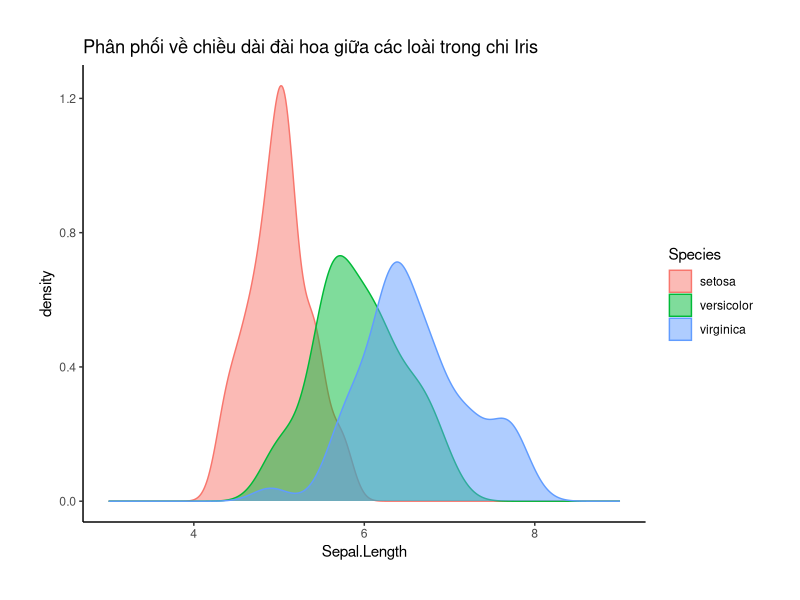

Source code (R):
library(ggplot2)
ggplot(data = iris, aes(x = Sepal.Length, color = Species, fill = Species)) +
  geom_density(alpha = 0.5) +
  scale_x_continuous(limits = c(3, 9)) +
  labs(title = "Phân phối về chiều dài đài hoa giữa các loài trong chi Iris") +
  theme_classic() +
  theme(plot.margin = margin(t = 1, r = 1, b = 1, l = 1, "cm"))
